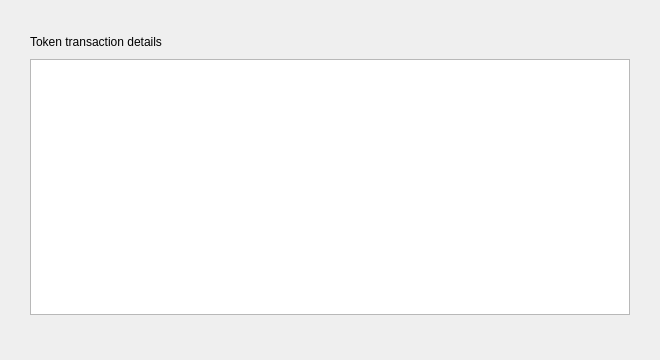
<?xml version="1.0" encoding="UTF-8"?>
<ui version="4.0">
 <class>TokenDescDialog</class>
 <widget class="QDialog" name="TokenDescDialog">
  <property name="geometry">
   <rect>
    <x>0</x>
    <y>0</y>
    <width>660</width>
    <height>360</height>
   </rect>
  </property>
  <property name="windowTitle">
   <string>Dialog</string>
  </property>
  <layout class="QVBoxLayout" name="verticalLayout">
   <property name="spacing">
    <number>10</number>
   </property>
   <property name="leftMargin">
    <number>30</number>
   </property>
   <property name="topMargin">
    <number>35</number>
   </property>
   <property name="rightMargin">
    <number>30</number>
   </property>
   <property name="bottomMargin">
    <number>45</number>
   </property>
   <item>
    <widget class="QLabel" name="label">
     <property name="text">
      <string>Token transaction details</string>
     </property>
    </widget>
   </item>
     <item>
    <widget class="QTextBrowser" name="detailText">
       <property name="readOnly">
        <bool>true</bool>
       </property>
     <property name="textInteractionFlags">
      <set>Qt::LinksAccessibleByMouse|Qt::TextSelectableByMouse</set>
      </property>
     <property name="openExternalLinks">
      <bool>true</bool>
      </property>
    </widget>
   </item>
  </layout>
 </widget>
 <resources/>
 <connections/>
</ui>
